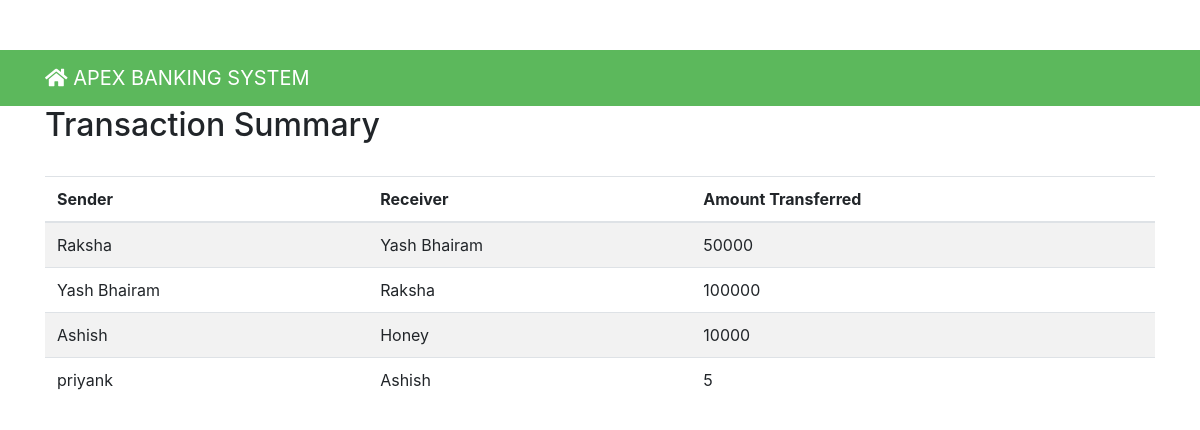
/transaction.php, run on the app's committed database.
### tables this page shows
CREATE TABLE `transaction` (
  `sender` varchar(255) NOT NULL,
  `receiver` varchar(255) NOT NULL,
  `credits` int(11) NOT NULL
);

### transaction.php (the view, shortened to what this page needs)
<html lang="en">
    <head>
        <link href="css/bootstrap.css" rel="stylesheet">
        <link href="css/style.css" rel="stylesheet">
        <link rel="stylesheet" href="https://cdnjs.cloudflare.com/ajax/libs/font-awesome/5.15.3/css/all.min.css" />
         <link rel="stylesheet" href="https://stackpath.bootstrapcdn.com/bootstrap/4.3.1/css/bootstrap.min.css">
        </head>
         <body style="padding-top: 50px;">
               <div class="navbar navbar-inverse navbar-fixed-top" style="background-color:#5cb85c;">
            <div class="container">
                    <a class="navbar-brand" href="index.php" style="text-decoration:none;color:white;font-weight:"><i class="fas fa-home"></i> APEX BANKING SYSTEM</a>
                </div>
            </div>
        <div class="container ">
        <h2>Transaction Summary</h2>
       <br>
       <div class="table-responsive-sm">
    <table class="table roundedCorners  tabletext table-hover table-striped table-condensed" >
        <thead>
            <tr>
                <th>Sender</th>
                <th>Receiver</th>
                <th>Amount Transferred</th>
            </tr>
        </thead>
        <tbody>
        <?php
            include 'config.php';
            $sql ="select * from transaction";
            $query =mysqli_query($conn, $sql);
            while($rows = mysqli_fetch_array($query))
            {
        ?>
            <tr>
            <td><?php echo $rows['sender']; ?></td>
            <td><?php echo $rows['receiver']; ?></td>
            <td><?php echo $rows['credits']; ?> </td>
        <?php
            }
        ?>
        </tbody>
    </table>
    </div
</div>
 </body>
</html>

### style.css (style rules this page uses)
* { margin: 0; padding: 0; box-sizing: border-box; }
html,body { height: 100%; width: 100%; font-family: 'Montserrat', sans-serif; }

### data on the page
transaction: sender "Raksha", receiver "Yash Bhairam", credits "50000"
transaction: sender "Yash Bhairam", receiver "Raksha", credits "100000"
transaction: sender "Ashish", receiver "Honey", credits "10000"
transaction: sender "priyank", receiver "Ashish", credits "5"
